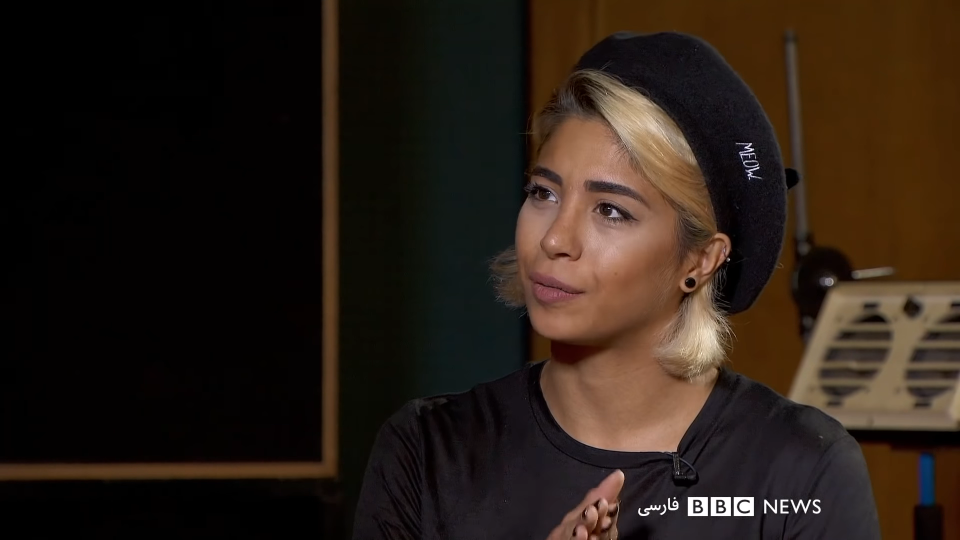
#> input picture 1.png, 1920 x 1080 px (shown at 1/2 size); the run also reads 1 picture not shown here
$ python main.py
#> lines starting #> are read from the running program, lines starting #| are printed output that depends on the picture
import cv2 as cv
import numpy as np

firstImage = cv.imread('1.png')
#> firstImage is the input picture: shape (1080, 1920, 3); mean B, G, R 21.6, 30.2, 41.8
secondImage = cv.imread('2.png')

resizeFirstImage = cv.resize(firstImage, None, fx=0.3, fy=0.3)
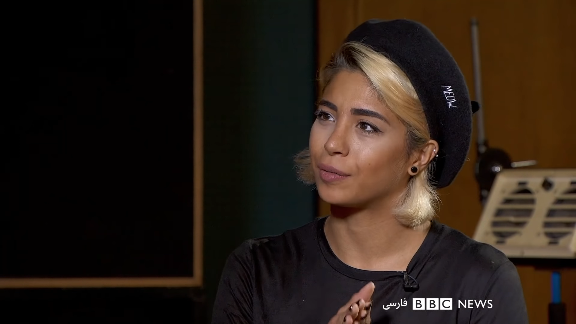
#> resizeFirstImage: shape (324, 576, 3); mean B, G, R 21.5, 30.2, 41.8
image = resizeFirstImage
resizeSecondImage = cv.resize(secondImage, None, fx=0.3, fy=0.3)
numpy_horizontal_concat = np.concatenate((image, resizeSecondImage), axis=1)
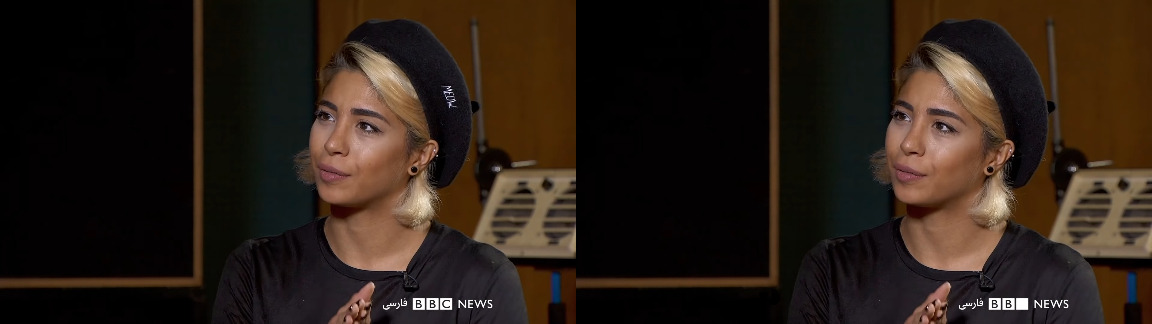
#> numpy_horizontal_concat: shape (324, 1152, 3); mean B, G, R 21.5, 30.1, 41.8
winName = 'image'
cv.namedWindow(winName)
cv.moveWindow(winName, 40, 30)
cv.imshow(winName, numpy_horizontal_concat)
cv.waitKey()

# threshold = 20

imageShape1 = resizeFirstImage.shape
#> imageShape1 = (324, 576, 3)
imageShape2 = resizeSecondImage.shape
#> imageShape2 = (324, 576, 3)

h1 = imageShape1[0]
#> h1 = 324
w1 = imageShape1[1]
#> w1 = 576

h2 = imageShape2[0]
#> h2 = 324
w2 = imageShape2[1]
#> w2 = 576

if h1 != h2 or w2 != w2:
    print("Size of images are different")
else:
    for y in range(0, h1):
        for x in range(0, w1):
            if resizeFirstImage[y, x][0] != resizeSecondImage[y, x][0] or \
                    resizeFirstImage[y, x][1] != resizeSecondImage[y, x][1] or \
                    resizeFirstImage[y, x][2] != resizeSecondImage[y, x][2]:
                    # abs(resizeFirstImage[y, x][0] - resizeSecondImage[y, x][0]) > threshold or \
                    # abs(resizeFirstImage[y, x][1] != resizeSecondImage[y, x][1]) > threshold or \
                    # abs(resizeFirstImage[y, x][2] != resizeSecondImage[y, x][2]) > threshold:
                resizeSecondImage[y, x][0] = 0
                resizeSecondImage[y, x][1] = 0
                resizeSecondImage[y, x][2] = 255
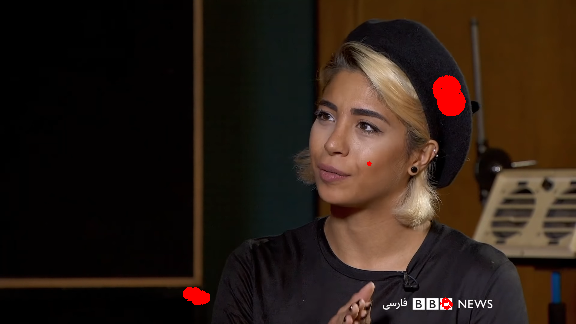
#> resizeSecondImage: shape (324, 576, 3); mean B, G, R 21.3, 29.9, 43.5

winName = 'result'
cv.namedWindow(winName)
cv.moveWindow(winName, 40, 30)
cv.imshow(winName, resizeSecondImage)
cv.waitKey()
cv.destroyAllWindows()
